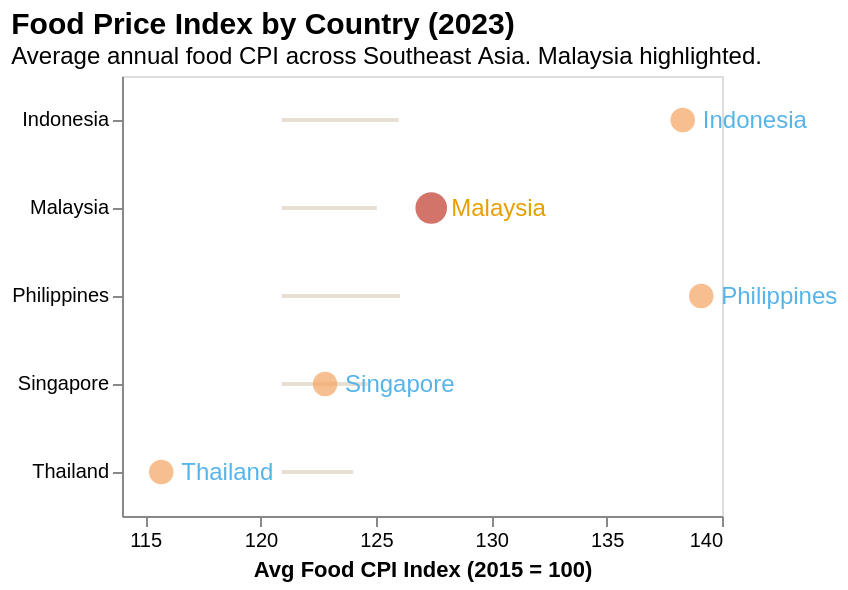

Here is the Vega-Lite specification saved for this chart:
### Vega-Lite specification from a JSON file in a GitHub repository (floating-point values rounded to 4 significant figures)
{"$schema": "https://vega.github.io/schema/vega-lite/v5.json", "title": {"text": "Food Price Index by Country (2023)", "subtitle": "Average annual food CPI across Southeast Asia. Malaysia highlighted.", "anchor": "start", "fontSize": 15, "subtitleFontSize": 12}, "width": "container", "height": 220, "data": {"values": [{"Area": "Indonesia", "avg_value": 138.3}, {"Area": "Philippines", "avg_value": 139.1}, {"Area": "Malaysia", "avg_value": 127.4}, {"Area": "Singapore", "avg_value": 122.8}, {"Area": "Thailand", "avg_value": 115.7}]}, "layer": [{"mark": {"type": "rule", "color": "#e8e0d4", "strokeWidth": 2}, "encoding": {"y": {"field": "Area", "type": "nominal", "title": null}, "x": {"value": 80}, "x2": {"field": "avg_value", "type": "quantitative"}}}, {"mark": {"type": "point", "filled": true}, "encoding": {"y": {"field": "Area", "type": "nominal", "sort": "-x", "title": null}, "x": {"field": "avg_value", "type": "quantitative", "title": "Avg Food CPI Index (2015 = 100)", "axis": {"grid": false}, "scale": {"zero": false}}, "color": {"condition": {"test": "datum.Area == 'Malaysia'", "value": "#c0392b"}, "value": "#f4a261"}, "size": {"condition": {"test": "datum.Area == 'Malaysia'", "value": 250}, "value": 150}, "tooltip": [{"field": "Area", "title": "Country"}, {"field": "avg_value", "title": "Food CPI Index", "format": ".1f"}]}}, {"mark": {"type": "text", "align": "left", "dx": 10, "fontSize": 12}, "encoding": {"y": {"field": "Area", "type": "nominal", "sort": "-x"}, "x": {"field": "avg_value", "type": "quantitative"}, "text": {"field": "Area"}, "color": {"condition": {"test": "datum.Area == 'Malaysia'", "value": "#E69F00"}, "value": "#56B4E9"}}}]}
